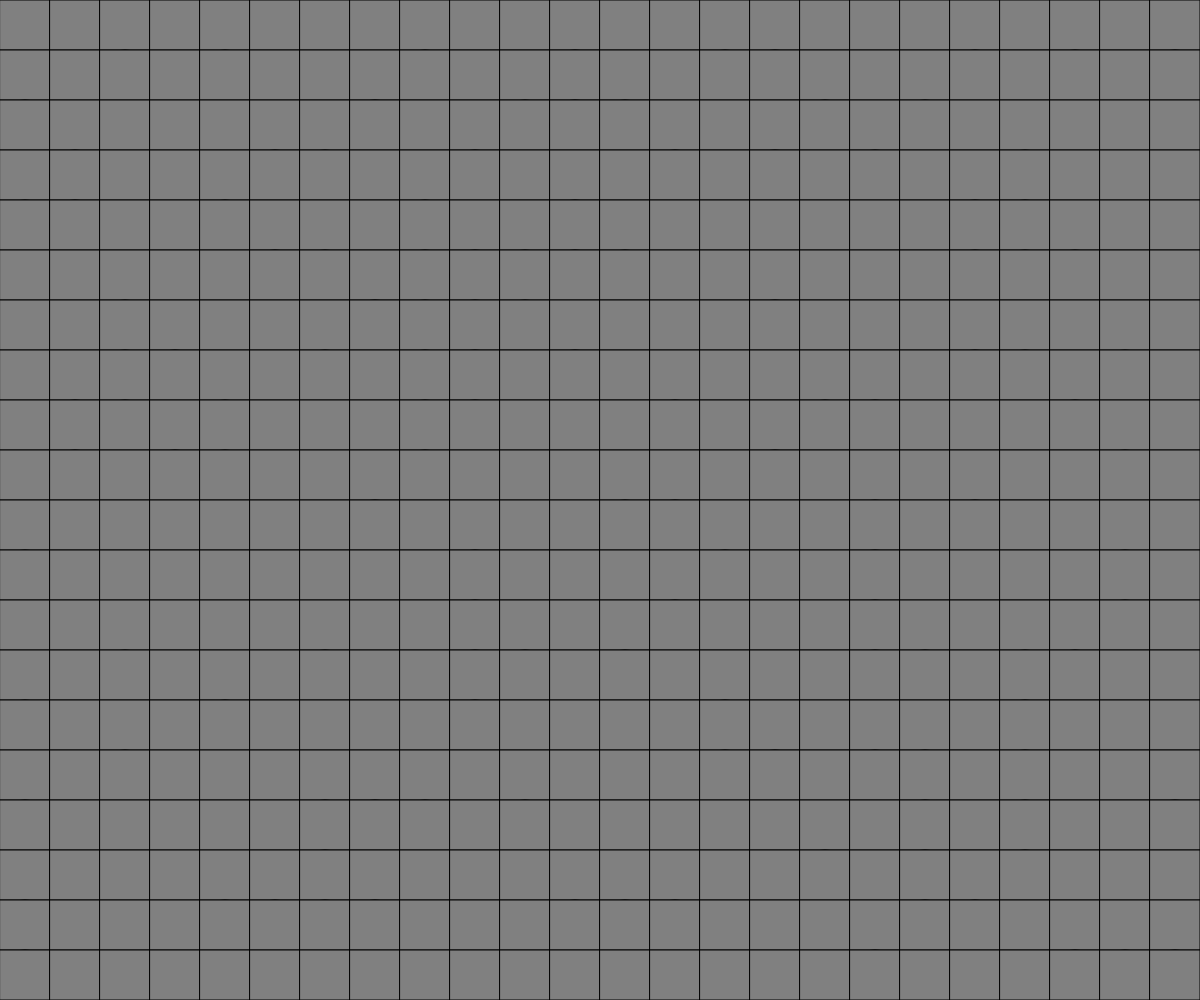
Frame 1 (no input)
Frame 60 (no input): identical to frame 1, image omitted
Frame 120 (the mouse pressed at the canvas centre since frame 60): identical to frame 1, image omitted

The p5.js sketch that drew this single still picture (run headless with seeded random() and noise() and a simulated clock; from frame 60 on, the mouse is pressed at the canvas centre):

// p5.js sketch
// ── sketch.js
// Arrays and object notion assignment (minesweeper)
// Maria van der spuy
// 08/03/2023
//
// Extra for Experts:
// - describe what you did to take this project "above and beyond"

let group = [];

function setup() {
  createCanvas(windowWidth, windowHeight);
  document.addEventListener("contextmenu", event => event.preventDefault());

  for (let x = 0; x < width; x += 50) {
    for (let y = 0; y < height; y += 50) {
      spawnGroup(x, y, 5, 5, 1, 50, 50);
    }
  }
}

function draw() {
  background(185);
  damage();
  displayShapes();
  Nums();
  Havelost();
}

function Havelost() {
  for (let i = 0; i < group.length; i++){
    if (group[i].mine && group[i].hp === 0) {
      fill(255);
      textSize(width / 10);
      textAlign(CENTER, CENTER);
      text("You Lose...", width / 2, height / 2);
    }
  }
}

function displayShapes() {
  for (let i = 0; i < group.length; i++) {
    //
    if (group[i].mine){
      fill(0);
      circle(group[i].x + 25, group[i].y + 25, group[i].wide);
    }

    //
    if (group[i].displayed !== 0) {
      fill(127.5);
      rect(group[i].x, group[i].y, group[i].wide, group[i].tall);
    }
    
    //half works flag can't go away
    if (group[i].hp > 0 && mouseX > group[i].x && mouseX < group[i].x + group[i].wide && mouseY > group[i].y && mouseY < group[i].y + group[i].tall && mouseIsPressed && mouseButton === RIGHT) {
      group[i].flag = !group[i].flag
    }

    if (group[i].flag === true && group[i].hp > 0) {
      fill(255,0,0);
      triangle(group[i].x + 10, group[i].y + 10, group[i].x + 40, group[i].y + 25, group[i].x + 10, group[i].y + 40);
    }
  }
}

// wip (not in use)
function Nums() {
  for (let i = 0; i < group.length; i++) {
    for (let x = 0; x < width; x += 50) {
      for (let y = 0; y < height; y += 50) {
        if (!group[i].mine) {
          if (group[int(((group[i].y * group[i].thecolm + group[i].x) - 1))].mine) {
            group[i].minesSurrounding = group[i].minesSurrounding + 1;
          }
  
          if (group[int(((group[i].therow * group[i].thecolm + group[i].x) + 1))].mine) {
            group[i].minesSurrounding = group[i].minesSurrounding + 1;
          }
  
          if (group[int((group[i].therow * (group[i].thecolm - 1) + group[i].x))].mine) {
            group[i].minesSurrounding = group[i].minesSurrounding + 1;
          }
  
          if (group[int((group[i].therow * (group[i].thecolm - 1) + group[i].x) - 1)].mine) {
            group[i].minesSurrounding = group[i].minesSurrounding + 1;
          }
  
          if (group[int((group[i].therow * (group[i].thecolm - 1) + group[i].x) + 1)].mine) {
            group[i].minesSurrounding = group[i].minesSurrounding + 1;
          }
  
          if (group[int((group[i].therow * (group[i].thecolm + 1) + group[i].x))].mine) {
            group[i].minesSurrounding = group[i].minesSurrounding + 1;
          }
  
          if (group[int((group[i].therow * (group[i].thecolm + 1) + group[i].x) - 1)].mine) {
            group[i].minesSurrounding = group[i].minesSurrounding + 1;
          }
  
          if (int(group[(group[i].therow * (group[i].thecolm + 1) + group[i].x) + 1].mine)) {
            group[i].minesSurrounding = group[i].minesSurrounding + 1;
          }
        } 
      }
      return group[i].minesSurrounding;
    }
    

    
    if (!group[i].mine) {
      textSize(group[i].wide);
      textAlign(CENTER, CENTER);

      if (group[i].minesSurrounding === 1) {
        fill(0,0,255);
        text("1", group[i].x + 25, group[i].y + 25);
      }

      if (group[i].minesSurrounding === 2) {
        fill(0,130,0);
        text("2", group[i].x + 25, group[i].y + 25);
      }
    
      if (group[i].minesSurrounding === 3) {
        fill(255,0,0);
        text("3", group[i].x + 25, group[i].y + 25);
      }
    
      if (group[i].minesSurrounding === 4) {
        fill(0,0,132);
        text("4", group[i].x + 25, group[i].y + 25);
      }

      if (group[i].minesSurrounding === 5) {
        fill(132,0,0);
        text("5", group[i].x + 25, group[i].y + 25);
      }

      if (group[i].minesSurrounding === 6) {
        fill(0,130,132);
        text("6", group[i].x + 25, group[i].y + 25);
      }

      if (group[i].minesSurrounding === 7) {
        fill(132,0,132);
        text("7", group[i].x + 25, group[i].y + 25);
      }

      if (group[i].minesSurrounding === 8) {
        fill(117);
        text("8", group[i].x + 25, group[i].y + 25);
      }      
    }
  }
  return group[0].minesSurrounding;
}

function damage() {
  for (let i = 0; i < group.length; i++) {
    if (group[i].flag === false && group[i].hp > 0 && mouseX > group[i].x && mouseX < group[i].x + group[i].wide && mouseY > group[i].y && mouseY < group[i].y + group[i].tall && mouseIsPressed && mouseButton === LEFT) {
      group[i].hp = group[i].hp - group[i].damage;
    }
    
    else if (group[i].hp === 0 && group[i].displayed !== 0) {
      group[i].displayed = group[i].displayed - 1;
    }
  }
}

function spawnGroup(theX, theY, theHp, theDamage, isdisplayed, theWidth, theHeight) {
  let people = {
    x: theX,
    y: theY,
    hp: theHp,
    damage: theDamage,
    displayed: isdisplayed,
    wide: theWidth,
    tall: theHeight,
    mine: random(1) > 0.7,
    lost: false,
    minesSurrounding: 0,
    flag: false,


    //rework!
    numOfColms: round(width/50 + 1),
    thecolm: round(theX/50),
    numOfRow: round(height/50 + 1),
    therow: round(theY/50),
  };
  group.push(people);
}
